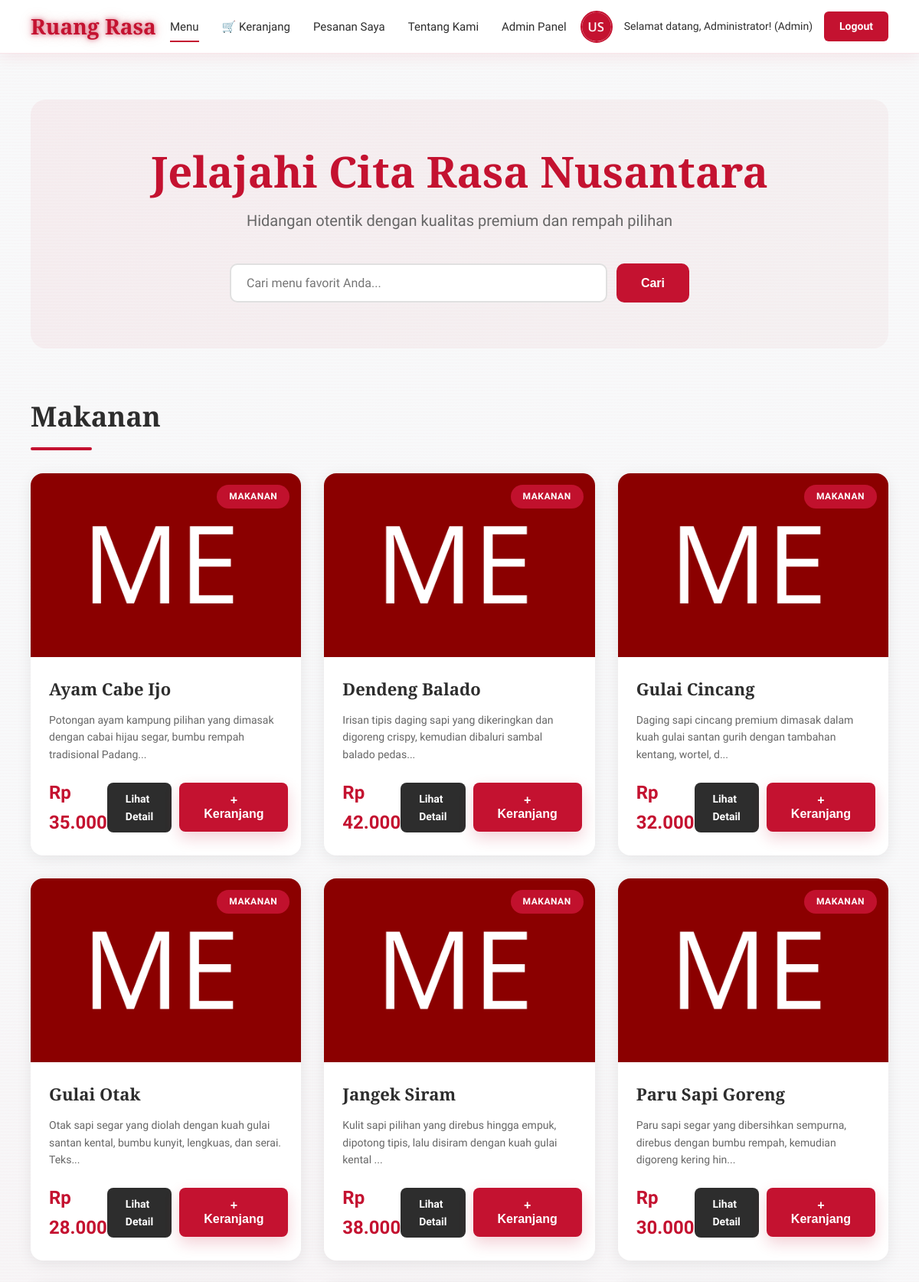
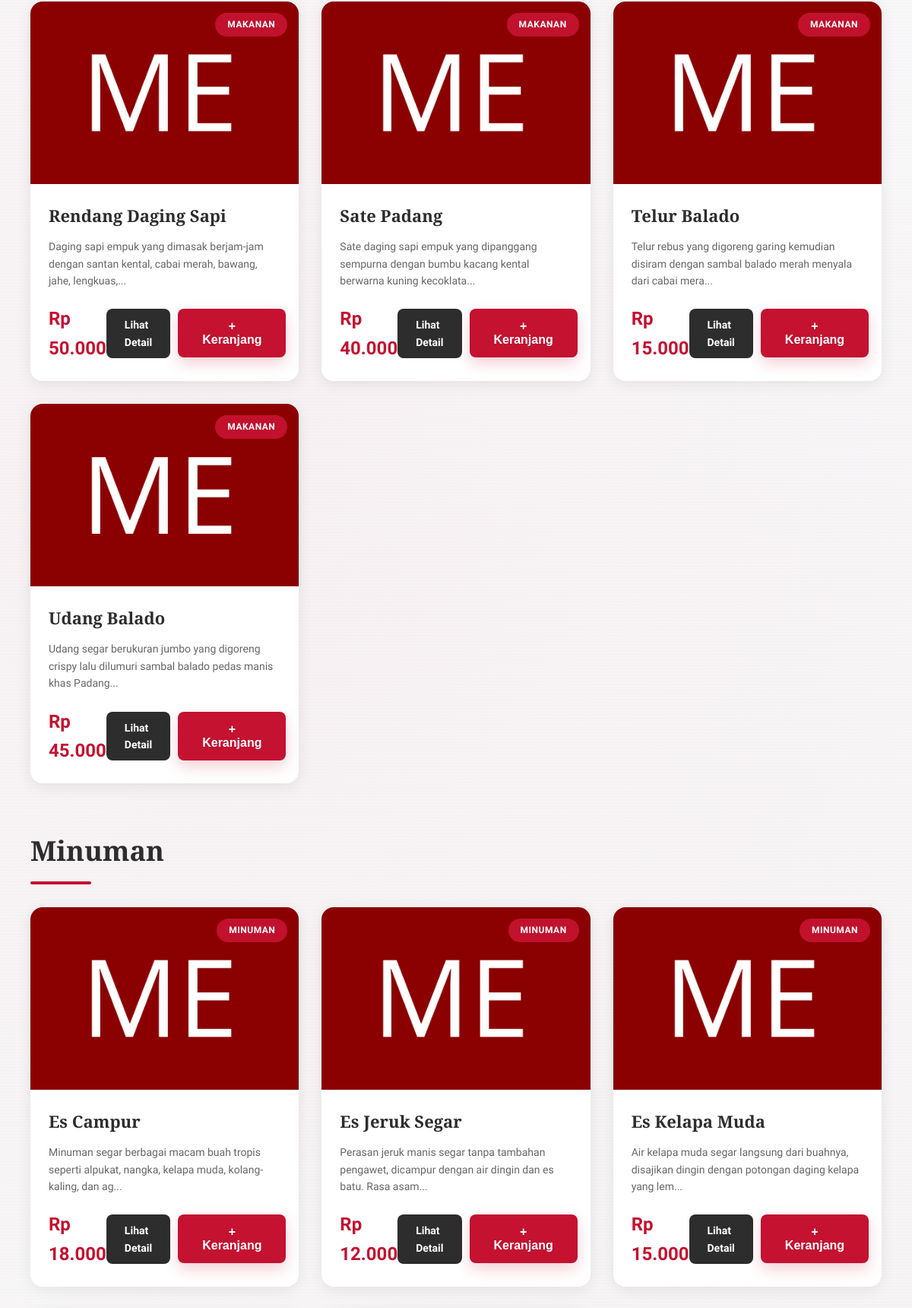
The page /modules/mahasiswa/index.php (signed in, upper part) on the database its author committed (2 pictures, top to bottom).
### tables this page shows
CREATE TABLE kategori (
    id INT AUTO_INCREMENT PRIMARY KEY,
    nama_kategori VARCHAR(50) NOT NULL
);

CREATE TABLE menu (
    id INT AUTO_INCREMENT PRIMARY KEY,
    nama_menu VARCHAR(100) NOT NULL,
    harga INT NOT NULL,
    id_kategori INT NOT NULL,
    gambar VARCHAR(255) DEFAULT 'default_menu.png',
    deskripsi TEXT,
    FOREIGN KEY (id_kategori) REFERENCES kategori(id) ON DELETE CASCADE
);

### config/security.php (called while the page is built, shortened)
<?php
function get_image_url($filename, $base_path = '../../img/', $default = 'default.png') {
    return $base_path . $filename;
}
function profile_img($filename, $base_path = '../../img/') {
    return get_image_url($filename, $base_path, 'default.png');
}
function menu_img($filename, $base_path = '../../img/') {
    return get_image_url($filename, $base_path, 'default_menu.png');
}
?>

### modules/mahasiswa/index.php (the view, shortened to what this page needs)
<?php
require_once '../../config/koneksi.php';
$current_page = basename($_SERVER['PHP_SELF']);
$nama = $_SESSION['nama'];
$role = $_SESSION['role'];
$foto = $_SESSION['foto'];
$search = $_GET['search'] ?? '';
$kategori_query = $koneksi->query("SELECT * FROM kategori ORDER BY id");
?>
<!DOCTYPE html>
<html lang="id">
<head>
    <link rel="stylesheet" href="../../style.css">
</head>
<body>
    <nav class="navbar">
        <div class="nav-container">
            <div class="nav-brand">
                Ruang Rasa
            </div>
            <div class="nav-links">
                <a href="index.php"
                class="nav-link <?= $current_page == 'index.php' ? 'active' : '' ?>">
                    Menu
                </a>
                <a href="cart.php"
                class="nav-link <?= $current_page == 'cart.php' ? 'active' : '' ?>"
                style="position:relative;">
                    🛒 Keranjang
                </a>
                <a href="orders.php"
                class="nav-link <?= $current_page == 'orders.php' ? 'active' : '' ?>">
                    Pesanan Saya
                </a>
                <a href="about.php"
                class="nav-link <?= $current_page == 'about.php' ? 'active' : '' ?>">
                    Tentang Kami
                </a>
                <?php if ($role === 'admin'): ?>
                    <a href="admin.php"
                    class="nav-link <?= $current_page == 'admin.php' ? 'active' : '' ?>">
                        Admin Panel
                    </a>
                <?php endif; ?>
            </div>
            <div class="nav-profile">
                <img
                    src="<?php echo htmlspecialchars(profile_img($foto)); ?>"
                    alt="Profile"
                    class="profile-img"
                >
                <span class="profile-text">
                    Selamat datang,
                    <?php echo htmlspecialchars($nama); ?>!
                    (<?php echo ucfirst($role); ?>)
                </span>
                <a href="../../auth/logout.php" class="btn-logout">
                    Logout
                </a>
            </div>
        </div>
    </nav>
    <div class="main-container">
        <div class="hero-section">
            <h1 class="hero-title">
                Jelajahi Cita Rasa Nusantara
            </h1>
            <p class="hero-subtitle">
                Hidangan otentik dengan kualitas premium dan rempah pilihan
            </p>
            <div class="search-container">
                <form method="GET" action="">
                    <input
                        type="text"
                        name="search"
                        placeholder="Cari menu favorit Anda..."
                        value="<?php echo htmlspecialchars($search); ?>"
                        class="search-input"
                    >
                    <button type="submit" class="search-btn">
                        Cari
                    </button>
                </form>
            </div>
        </div>
        <?php if ($search): ?>
            <div class="search-results">
                <h2 class="section-title">
                    Hasil Pencarian:
                    "<?php echo htmlspecialchars($search); ?>"
                </h2>
                <div class="menu-grid">
                    <?php while ($item = $search_result->fetch_assoc()): ?>
                        <div class="menu-card">
                            <div class="menu-img-wrapper">
                                <img
                                    src="<?php echo htmlspecialchars(menu_img($item['gambar'])); ?>"
                                    alt="<?php echo htmlspecialchars($item['nama_menu']); ?>"
                                    class="menu-img"
                                >
                                <span class="menu-badge">
                                    <?php echo htmlspecialchars($item['nama_kategori']); ?>
                                </span>
                            </div>
                            <div class="menu-content">
                                <h3 class="menu-title">
                                    <?php echo htmlspecialchars($item['nama_menu']); ?>
                                </h3>
                                <p class="menu-desc">
                                    <?php echo substr(htmlspecialchars($item['deskripsi']), 0, 100); ?>...
                                </p>
                                <div class="menu-footer">
                                    <span class="menu-price">
                                        Rp <?php echo number_format($item['harga'], 0, ',', '.'); ?>
                                    </span>
                                    <div style="display:flex; gap:10px;">
                                        <a
                                            href="detail.php?id=<?php echo $item['id']; ?>"
                                            class="btn-detail"
                                        >
                                            Lihat Detail
                                        </a>
                                        <form method="POST" action="cart.php">
                                            <input
                                                type="hidden"
                                                name="menu_id"
                                                value="<?php echo $item['id']; ?>"
                                            >
                                            <button type="submit" class="btn-primary">
                                                + Keranjang
                                            </button>
                                        </form>
                                    </div>
                                </div>
                            </div>
                        </div>
                    <?php endwhile; ?>
                </div>
            </div>
        <?php else: ?>
            <?php while ($kategori = $kategori_query->fetch_assoc()): ?>
                <?php
                $kategori_id = $kategori['id'];
                $stmt_menu = $koneksi->prepare("
                    SELECT * FROM menu
                    WHERE id_kategori = ?
                    ORDER BY nama_menu
                ");
                $stmt_menu->bind_param("i", $kategori_id);
                $stmt_menu->execute();
                $menu_query = $stmt_menu->get_result();
                ?>
                <?php if ($menu_query->num_rows > 0): ?>
                    <div class="category-section">
                        <h2 class="section-title">
                            <?php echo htmlspecialchars($kategori['nama_kategori']); ?>
                        </h2>
                        <div class="menu-grid">
                            <?php while ($item = $menu_query->fetch_assoc()): ?>
                                <div class="menu-card">
                                    <div class="menu-img-wrapper">
                                        <img
                                            src="<?php echo htmlspecialchars(menu_img($item['gambar'])); ?>"
                                            alt="<?php echo htmlspecialchars($item['nama_menu']); ?>"
                                            class="menu-img"
                                        >
                                        <span class="menu-badge">
                                            <?php echo htmlspecialchars($kategori['nama_kategori']); ?>
                                        </span>
                                    </div>
                                    <div class="menu-content">
                                        <h3 class="menu-title">
                                            <?php echo htmlspecialchars($item['nama_menu']); ?>
                                        </h3>
                                        <p class="menu-desc">
                                            <?php echo substr(htmlspecialchars($item['deskripsi']), 0, 100); ?>...
                                        </p>
                                        <div class="menu-footer">
                                            <span class="menu-price">
                                                Rp <?php echo number_format($item['harga'], 0, ',', '.'); ?>
                                            </span>
                                            <div style="display:flex; gap:10px;">
                                                <a
                                                    href="detail.php?id=<?php echo $item['id']; ?>"
                                                    class="btn-detail"
                                                >
                                                    Lihat Detail
                                                </a>
                                                <form method="POST" action="cart.php">
                                                    <button type="submit" class="btn-primary">
                                                        + Keranjang
                                                    </button>
                                                </form>
                                            </div>
                                        </div>
                                    </div>
                                </div>
                            <?php endwhile; ?>
                        </div>
                    </div>
                <?php endif; ?>
            <?php endwhile; ?>
        <?php endif; ?>
    </div>
</body>
</html>

### rows shown on the page
kategori: nama_kategori "Makanan"
menu: gambar (placeholder picture), id_kategori.nama_kategori "MAKANAN", nama_menu "Ayam Cabe Ijo", deskripsi "Potongan ayam kampung pilihan yang dimasak dengan cabai hijau segar, bumbu rempah tradisional Padang", harga "35.000"
menu: gambar (placeholder picture), id_kategori.nama_kategori "MAKANAN", nama_menu "Dendeng Balado", deskripsi "Irisan tipis daging sapi yang dikeringkan dan digoreng crispy, kemudian dibaluri sambal balado pedas", harga "42.000"
menu: gambar (placeholder picture), id_kategori.nama_kategori "MAKANAN", nama_menu "Gulai Cincang", deskripsi "Daging sapi cincang premium dimasak dalam kuah gulai santan gurih dengan tambahan kentang, wortel, d", harga "32.000"
menu: gambar (placeholder picture), id_kategori.nama_kategori "MAKANAN", nama_menu "Gulai Otak", deskripsi "Otak sapi segar yang diolah dengan kuah gulai santan kental, bumbu kunyit, lengkuas, dan serai. Teks", harga "28.000"
menu: gambar (placeholder picture), id_kategori.nama_kategori "MAKANAN", nama_menu "Jangek Siram", deskripsi "Kulit sapi pilihan yang direbus hingga empuk, dipotong tipis, lalu disiram dengan kuah gulai kental", harga "38.000"
menu: gambar (placeholder picture), id_kategori.nama_kategori "MAKANAN", nama_menu "Paru Sapi Goreng", deskripsi "Paru sapi segar yang dibersihkan sempurna, direbus dengan bumbu rempah, kemudian digoreng kering hin", harga "30.000"
menu: gambar (placeholder picture), id_kategori.nama_kategori "MAKANAN", nama_menu "Rendang Daging Sapi", deskripsi "Daging sapi empuk yang dimasak berjam-jam dengan santan kental, cabai merah, bawang, jahe, lengkuas,", harga "50.000"
menu: gambar (placeholder picture), id_kategori.nama_kategori "MAKANAN", nama_menu "Sate Padang", deskripsi "Sate daging sapi empuk yang dipanggang sempurna dengan bumbu kacang kental berwarna kuning kecoklata", harga "40.000"
menu: gambar (placeholder picture), id_kategori.nama_kategori "MAKANAN", nama_menu "Telur Balado", deskripsi "Telur rebus yang digoreng garing kemudian disiram dengan sambal balado merah menyala dari cabai mera", harga "15.000"
menu: gambar (placeholder picture), id_kategori.nama_kategori "MAKANAN", nama_menu "Udang Balado", deskripsi "Udang segar berukuran jumbo yang digoreng crispy lalu dilumuri sambal balado pedas manis khas Padang", harga "45.000"
kategori: nama_kategori "Minuman"
menu: gambar (placeholder picture), id_kategori.nama_kategori "MINUMAN", nama_menu "Es Campur", deskripsi "Minuman segar berbagai macam buah tropis seperti alpukat, nangka, kelapa muda, kolang-kaling, dan ag", harga "18.000"
menu: gambar (placeholder picture), id_kategori.nama_kategori "MINUMAN", nama_menu "Es Jeruk Segar", deskripsi "Perasan jeruk manis segar tanpa tambahan pengawet, dicampur dengan air dingin dan es batu. Rasa asam", harga "12.000"
menu: gambar (placeholder picture), id_kategori.nama_kategori "MINUMAN", nama_menu "Es Kelapa Muda", deskripsi "Air kelapa muda segar langsung dari buahnya, disajikan dingin dengan potongan daging kelapa yang lem", harga "15.000"

### other values the page prints
$nama "Administrator"
$role "Admin"
